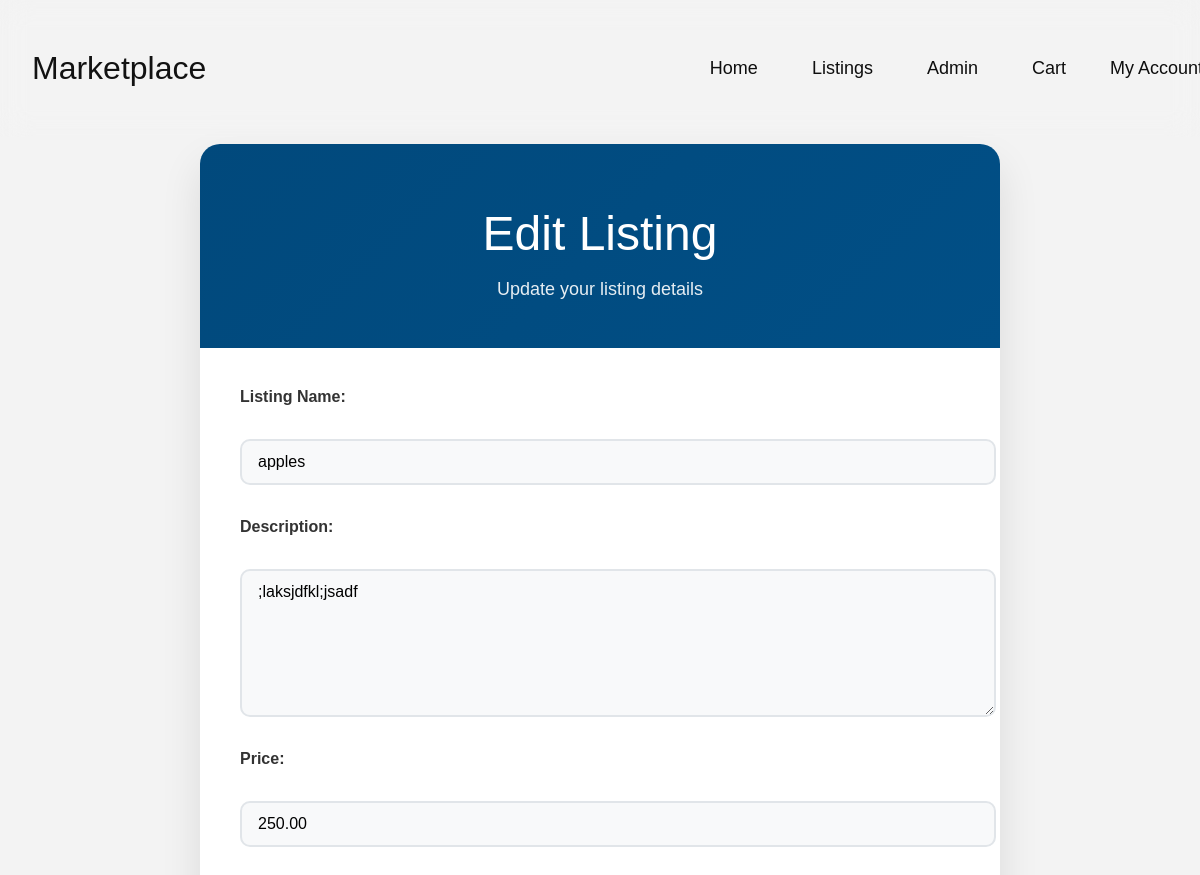
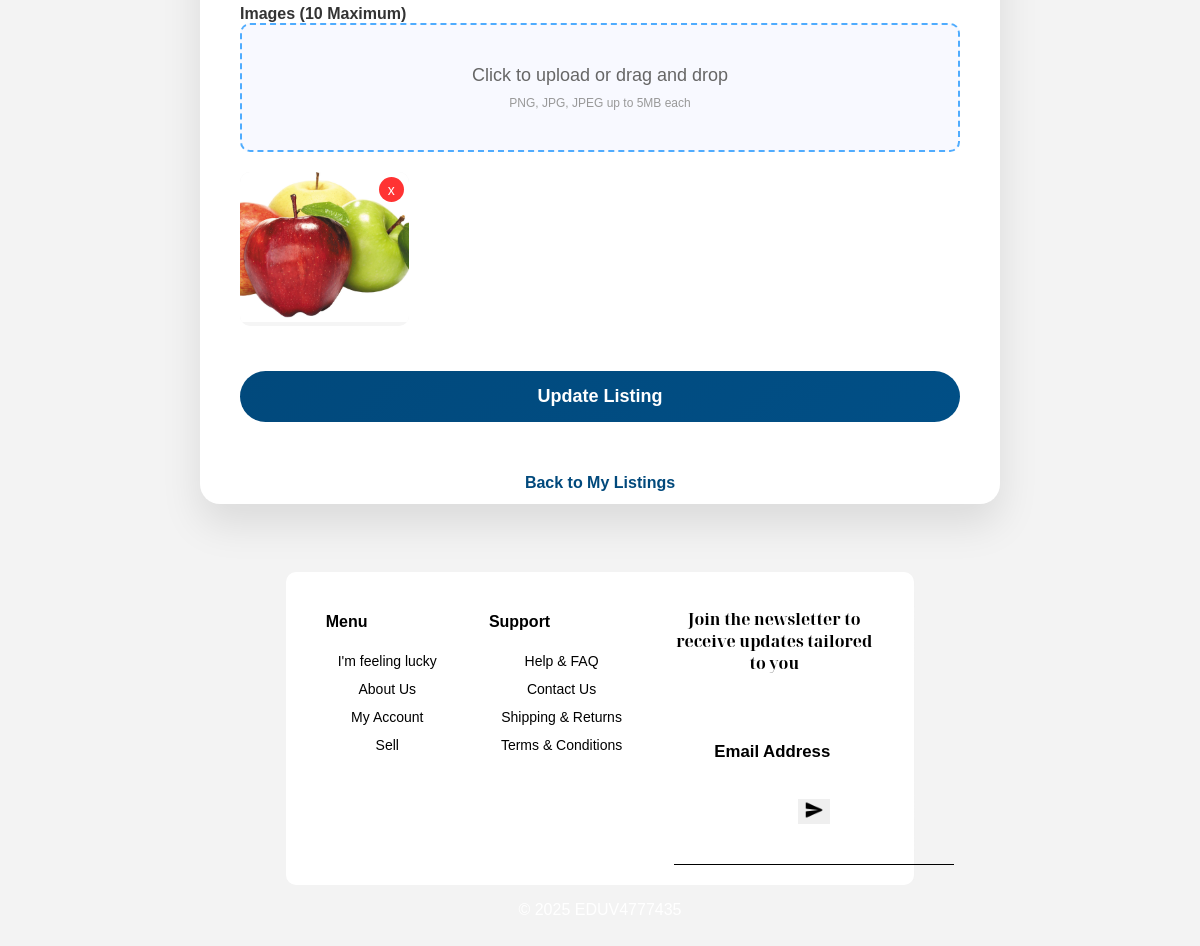
Page /pages/edit_listing.php?listing_id=23 (signed in) on the committed database (2 pictures, top to bottom).
### tables this page shows
CREATE TABLE `listings` (
  `listing_id` int(11) NOT NULL,
  `seller_id` int(11) DEFAULT NULL,
  `name` varchar(255) DEFAULT NULL,
  `description` text DEFAULT NULL,
  `price` decimal(15,2) DEFAULT NULL,
  `location` varchar(100) DEFAULT NULL,
  `created_at` timestamp NOT NULL DEFAULT current_timestamp()
);

CREATE TABLE `listing_media` (
  `media_id` int(11) NOT NULL,
  `listing_id` int(11) DEFAULT NULL,
  `file_path` varchar(255) DEFAULT NULL,
  `file_type` enum('image','video') DEFAULT NULL,
  `display_order` int(11) DEFAULT NULL
);

### pages/edit_listing.php (the view, shortened to what this page needs)
<?php
include_once("../includes/header/header.php");
$pdo = connect_db();
$listing_id = $_GET['listing_id'] ?? null;
$stmt = $pdo -> prepare("SELECT * FROM listings WHERE listing_id = ? AND seller_id = ?");
$stmt -> execute([$listing_id, $_SESSION['user_id']]);
$listing = $stmt -> fetch(PDO::FETCH_ASSOC);
$stmt = $pdo -> prepare("SELECT media_id, file_path FROM listing_media WHERE listing_id = ? AND file_type = 'image' ORDER BY display_order");
$stmt -> execute([$listing_id]);
$listing_images = $stmt -> fetchAll(PDO::FETCH_ASSOC);
?>
<!DOCTYPE html>
<html lang="en">
<head>
    <link rel="stylesheet" href="styles/edit_listing.css">
</head>
<body>
    <br><br><br><br><br><br><br><br>
    <div class="container">
        <div class="container-header">
            <h1>Edit Listing</h1>
            <p>Update your listing details</p>
        </div>
        <form action="../api/listings/edit_listing.php" method="POST" enctype="multipart/form-data">
            <label for="name">Listing Name:</label>
            <input type="text" id="name" name="name" value="<?php echo htmlspecialchars($listing['name']); ?>" required>
            <label for="description">Description:</label>
            <textarea id="description" name="description" required><?php echo htmlspecialchars($listing['description']); ?></textarea>
            <label for="price">Price:</label>
            <input type="number" id="price" name="price" value="<?php echo $listing['price']; ?>" required>
            <div class="form-input-group">
                <label>Images (10 Maximum)</label>
                <div class="form-upload-area" id="upload-area">
                    <div class="upload-text">Click to upload or drag and drop</div>
                    <div class="upload-hint">PNG, JPG, JPEG up to 5MB each</div>
                </div>
                <div class="file-preview-container" id="file-preview">
                    <?php foreach ($listing_images as $img): ?>
                        <div class="image-preview" data-media-id="<?php echo $img['media_id']; ?>">
                            <img src="..<?php echo htmlspecialchars($img['file_path']); ?>" alt="Listing Image">
                            <button type="button" class="remove-image" onclick="delete_image(<?php echo $img['media_id']; ?>, this)">x</button>
                        </div>
                    <?php endforeach; ?>
                </div>
            </div>
            <button type="submit">Update Listing</button>
        </form>
        <a href="../index.php?page=my_listings">Back to My Listings</a>
    </div>
    <br><br>
</body>
</html>
<?php
include_once("../includes/footer/footer.php");
?>

### includes/header/style.css (style rules this page uses)
* { font-family: Arial, Helvetica, sans-serif; }

### pages/styles/edit_listing.css (style rules this page uses)
* { font-family: Arial, Helvetica, sans-serif; }
body { background: #f3f3f3; margin: 0; padding: 0; min-height: 100vh; }
.container { max-width: 800px; margin: 0 auto; background: white; border-radius: 20px; box-shadow: 0 20px 40px rgba(0, 0, 0, 0.1); overflow: hidden; }
.container-header { background: linear-gradient(135deg, #01497C 0%, #014F86 100%); padding: 30px; text-align: center; color: white; }
.container-header h1 { font-size: 48px; margin-bottom: 10px; font-weight: 300; }
.container-header p { opacity: 0.9; font-size: 18px; }
form { padding: 40px; display: flex; flex-direction: column; gap: 25px; }
label { font-weight: 600; color: #333; font-size: 16px; margin-bottom: 8px; }
input[type="text"], input[type="number"], textarea { width: 100%; padding: 12px 16px; border: 2px solid #e1e5e9; border-radius: 10px; font-size: 16px; transition: all 0.3s ease; background: #f8f9fa; margin-bottom: 8px; }
textarea { resize: vertical; min-height: 120px; }
button[type="submit"] { background: linear-gradient(135deg, #01497C 0%, #014F86 100%); color: white; border: none; padding: 15px 40px; border-radius: 50px; font-size: 18px; font-weight: 600; cursor: pointer; transition: all 0.3s ease; width: 100%; margin-top: 20px; }
a { display: block; text-align: center; margin: 12px; color: #01497C; font-weight: 600; text-decoration: none; font-size: 16px; transition: color 0.2s; }
.form-upload-area { border: 2px dashed #4facfe; border-radius: 10px; padding: 40px; text-align: center; background: #f8f9ff; transition: all 0.3s ease; cursor: pointer; }
.upload-text { font-size: 18px; color: #666; margin-bottom: 10px; }
.upload-hint { font-size: 12px; color: #999; }
.file-preview-container { display: grid; grid-template-columns: repeat(auto-fill, minmax(150px, 1fr)); gap: 15px; margin-top: 20px; }
.image-preview { position: relative; border-radius: 10px; overflow: hidden; background: #f5f5f5; }
.image-preview img { width: 100%; height: 150px; object-fit: cover; }
.remove-image { position: absolute; top: 5px; right: 5px; background: rgba(255, 0, 0, 0.8); color: white; border: none; border-radius: 50%; width: 25px; height: 25px; cursor: pointer; font-size: 14px; display: flex; align-items: center; justify-content: center; }

### includes/footer/style.css (style rules this page uses)
:root { --dark: #000; --light: #ffffff; }
body { margin: 0; padding: 0; }

### rows in the picture
listings: name "apples", description ";laksjdfkl;jsadf", price "250.00"
listing_media: file_path (picture)
